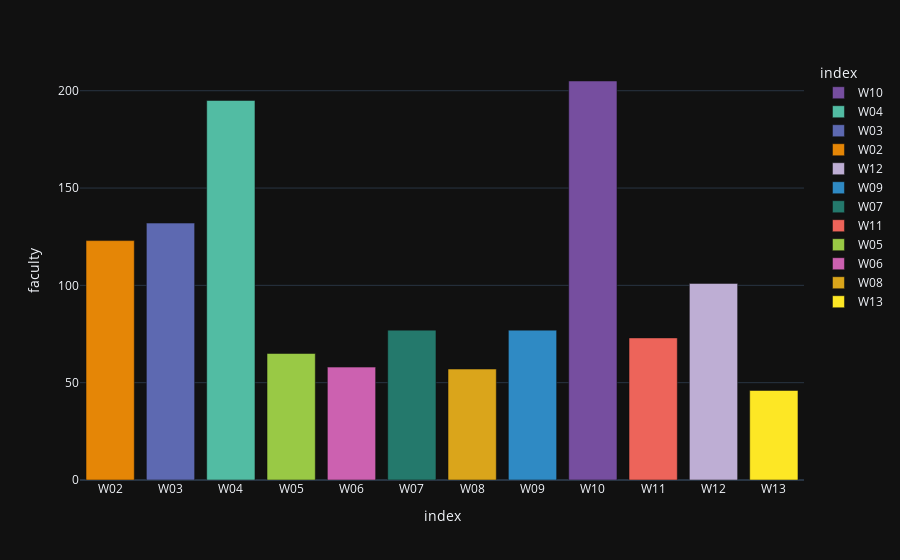

Notebook cell for this chart:
### Markdown cell above
### Liczba wierzchołków per wydział

Rozmiary wydziałów

### Code cell
fig = px.bar(person_ranking["faculty"].value_counts().reset_index(), y="faculty", x="index", color="index", color_discrete_map=FACULTY_COLOR_MAP)
fig.update_xaxes(categoryorder='array', categoryarray= FACULTIES)
fig.show()

### Figure 1 — Plotly figure (JSON) as saved in the notebook; plotly's stock layout.template omitted (floating-point values rounded to 4 significant figures)
{"data": [{"alignmentgroup": "True", "hovertemplate": "index=%{x}<br>faculty=%{y}<extra></extra>", "legendgroup": "W10", "marker": {"color": "#764E9F", "pattern": {"shape": ""}}, "name": "W10", "offsetgroup": "W10", "orientation": "v", "showlegend": true, "textposition": "auto", "x": ["W10"], "xaxis": "x", "y": [205], "yaxis": "y", "type": "bar"}, {"alignmentgroup": "True", "hovertemplate": "index=%{x}<br>faculty=%{y}<extra></extra>", "legendgroup": "W04", "marker": {"color": "#52BCA3", "pattern": {"shape": ""}}, "name": "W04", "offsetgroup": "W04", "orientation": "v", "showlegend": true, "textposition": "auto", "x": ["W04"], "xaxis": "x", "y": [195], "yaxis": "y", "type": "bar"}, {"alignmentgroup": "True", "hovertemplate": "index=%{x}<br>faculty=%{y}<extra></extra>", "legendgroup": "W03", "marker": {"color": "#5D69B1", "pattern": {"shape": ""}}, "name": "W03", "offsetgroup": "W03", "orientation": "v", "showlegend": true, "textposition": "auto", "x": ["W03"], "xaxis": "x", "y": [132], "yaxis": "y", "type": "bar"}, {"alignmentgroup": "True", "hovertemplate": "index=%{x}<br>faculty=%{y}<extra></extra>", "legendgroup": "W02", "marker": {"color": "#E58606", "pattern": {"shape": ""}}, "name": "W02", "offsetgroup": "W02", "orientation": "v", "showlegend": true, "textposition": "auto", "x": ["W02"], "xaxis": "x", "y": [123], "yaxis": "y", "type": "bar"}, {"alignmentgroup": "True", "hovertemplate": "index=%{x}<br>faculty=%{y}<extra></extra>", "legendgroup": "W12", "marker": {"color": "#BEAED4", "pattern": {"shape": ""}}, "name": "W12", "offsetgroup": "W12", "orientation": "v", "showlegend": true, "textposition": "auto", "x": ["W12"], "xaxis": "x", "y": [101], "yaxis": "y", "type": "bar"}, {"alignmentgroup": "True", "hovertemplate": "index=%{x}<br>faculty=%{y}<extra></extra>", "legendgroup": "W09", "marker": {"color": "#2F8AC4", "pattern": {"shape": ""}}, "name": "W09", "offsetgroup": "W09", "orientation": "v", "showlegend": true, "textposition": "auto", "x": ["W09"], "xaxis": "x", "y": [77], "yaxis": "y", "type": "bar"}, {"alignmentgroup": "True", "hovertemplate": "index=%{x}<br>faculty=%{y}<extra></extra>", "legendgroup": "W07", "marker": {"color": "#24796C", "pattern": {"shape": ""}}, "name": "W07", "offsetgroup": "W07", "orientation": "v", "showlegend": true, "textposition": "auto", "x": ["W07"], "xaxis": "x", "y": [77], "yaxis": "y", "type": "bar"}, {"alignmentgroup": "True", "hovertemplate": "index=%{x}<br>faculty=%{y}<extra></extra>", "legendgroup": "W11", "marker": {"color": "#ED645A", "pattern": {"shape": ""}}, "name": "W11", "offsetgroup": "W11", "orientation": "v", "showlegend": true, "textposition": "auto", "x": ["W11"], "xaxis": "x", "y": [73], "yaxis": "y", "type": "bar"}, {"alignmentgroup": "True", "hovertemplate": "index=%{x}<br>faculty=%{y}<extra></extra>", "legendgroup": "W05", "marker": {"color": "#99C945", "pattern": {"shape": ""}}, "name": "W05", "offsetgroup": "W05", "orientation": "v", "showlegend": true, "textposition": "auto", "x": ["W05"], "xaxis": "x", "y": [65], "yaxis": "y", "type": "bar"}, {"alignmentgroup": "True", "hovertemplate": "index=%{x}<br>faculty=%{y}<extra></extra>", "legendgroup": "W06", "marker": {"color": "#CC61B0", "pattern": {"shape": ""}}, "name": "W06", "offsetgroup": "W06", "orientation": "v", "showlegend": true, "textposition": "auto", "x": ["W06"], "xaxis": "x", "y": [58], "yaxis": "y", "type": "bar"}, {"alignmentgroup": "True", "hovertemplate": "index=%{x}<br>faculty=%{y}<extra></extra>", "legendgroup": "W08", "marker": {"color": "#DAA51B", "pattern": {"shape": ""}}, "name": "W08", "offsetgroup": "W08", "orientation": "v", "showlegend": true, "textposition": "auto", "x": ["W08"], "xaxis": "x", "y": [57], "yaxis": "y", "type": "bar"}, {"alignmentgroup": "True", "hovertemplate": "index=%{x}<br>faculty=%{y}<extra></extra>", "legendgroup": "W13", "marker": {"color": "#FDE725", "pattern": {"shape": ""}}, "name": "W13", "offsetgroup": "W13", "orientation": "v", "showlegend": true, "textposition": "auto", "x": ["W13"], "xaxis": "x", "y": [46], "yaxis": "y", "type": "bar"}], "layout": {"xaxis": {"anchor": "y", "domain": [0.0, 1.0], "title": {"text": "index"}, "categoryorder": "array", "categoryarray": ["W02", "W03", "W04", "W05", "W06", "W07", "W08", "W09", "W10", "W11", "W12", "W13"]}, "yaxis": {"anchor": "x", "domain": [0.0, 1.0], "title": {"text": "faculty"}}, "legend": {"title": {"text": "index"}, "tracegroupgap": 0}, "margin": {"t": 60}, "barmode": "relative"}}
